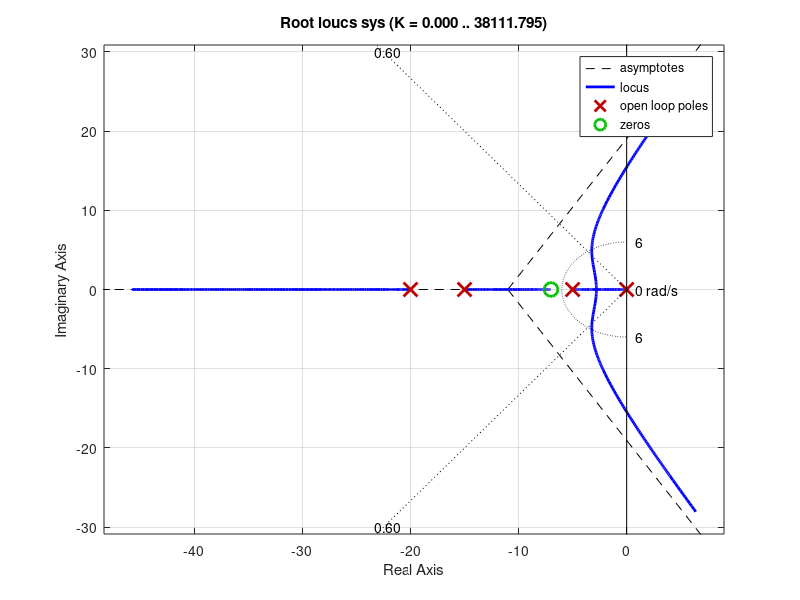

MATLAB code for this plot:
% define the numerator and denominator of the expression
num = poly([-7]);
den = poly([0 -5 -15 -20]);

% express the expression as transfer function
sys =tf(num,den);

% define natural frequency and damping ratio
w = 6;
z = 0.6;

% compute and plot root locus in matlab figure window
rlocus(sys);

% calculate value of gain, pole location and % overshoot 
sgrid(z,w)
